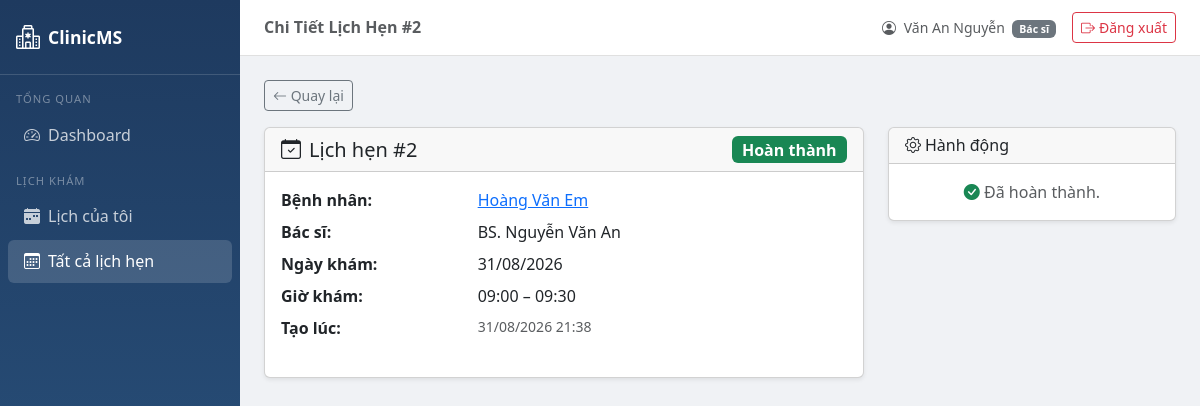
Page /appointments/2/ (signed in) on the committed database.
### appointments/models.py (models this page shows, shortened)
class Appointment(models.Model):
    STATUS_CHOICES = [
        ('pending', 'Chờ xác nhận'),
        ('confirmed', 'Đã xác nhận'),
        ('checked_in', 'Đã check-in'),
        ('done', 'Hoàn thành'),
        ('cancelled', 'Đã hủy'),
    ]
    patient = models.ForeignKey(Patient, on_delete=models.CASCADE, verbose_name='Bệnh nhân')
    doctor = models.ForeignKey(Doctor, on_delete=models.CASCADE, verbose_name='Bác sĩ')
    date = models.DateField(verbose_name='Ngày khám')
    start_time = models.TimeField(verbose_name='Giờ bắt đầu')
    end_time = models.TimeField(verbose_name='Giờ kết thúc')
    status = models.CharField(max_length=15, choices=STATUS_CHOICES, default='pending',
                              verbose_name='Trạng thái')
    note = models.TextField(blank=True, verbose_name='Ghi chú')
    created_at = models.DateTimeField(auto_now_add=True, verbose_name='Ngày tạo')
    class Meta:
        verbose_name = 'Lịch hẹn'
        verbose_name_plural = 'Lịch hẹn'
        ordering = ['-date', '-start_time']
    def get_status_badge_class(self):
        return {
            'pending': 'warning',
            'confirmed': 'primary',
            'checked_in': 'info',
            'done': 'success',
            'cancelled': 'danger',
        }.get(self.status, 'secondary')

### accounts/models.py (models this page shows, shortened)
class UserProfile(models.Model):
    ROLE_CHOICES = [
        ('admin', 'Quản trị viên'),
        ('doctor', 'Bác sĩ'),
        ('staff', 'Nhân viên'),
    ]
    user = models.OneToOneField(User, on_delete=models.CASCADE, related_name='profile')
    role = models.CharField(max_length=10, choices=ROLE_CHOICES, default='staff', verbose_name='Vai trò')
    phone = models.CharField(max_length=15, blank=True, verbose_name='Số điện thoại')
    class Meta:
        verbose_name = 'Hồ sơ người dùng'
        verbose_name_plural = 'Hồ sơ người dùng'

### patients/models.py (models this page shows, shortened)
class Patient(models.Model):
    GENDER_CHOICES = [
        ('M', 'Nam'),
        ('F', 'Nữ'),
        ('O', 'Khác'),
    ]
    full_name = models.CharField(max_length=100, verbose_name='Họ và tên')
    date_of_birth = models.DateField(verbose_name='Ngày sinh')
    gender = models.CharField(max_length=1, choices=GENDER_CHOICES, verbose_name='Giới tính')
    phone = models.CharField(max_length=15, verbose_name='Số điện thoại')
    address = models.TextField(blank=True, verbose_name='Địa chỉ')
    created_at = models.DateTimeField(auto_now_add=True, verbose_name='Ngày tạo')
    class Meta:
        verbose_name = 'Bệnh nhân'
        verbose_name_plural = 'Bệnh nhân'
        ordering = ['-created_at']

### doctors/models.py (models this page shows, shortened)
class Doctor(models.Model):
    user = models.OneToOneField(User, on_delete=models.SET_NULL, null=True, blank=True,
                                related_name='doctor', verbose_name='Tài khoản')
    full_name = models.CharField(max_length=100, verbose_name='Họ và tên')
    specialty = models.CharField(max_length=100, verbose_name='Chuyên khoa')
    phone = models.CharField(max_length=15, blank=True, verbose_name='Số điện thoại')
    is_active = models.BooleanField(default=True, verbose_name='Đang hoạt động')
    class Meta:
        verbose_name = 'Bác sĩ'
        verbose_name_plural = 'Bác sĩ'
        ordering = ['full_name']

### appointments/views.py (the view)
# urls.py: path('<int:pk>/', views.appointment_detail, name='detail'),
@login_required
def appointment_detail(request, pk):
    appointment = get_object_or_404(
        Appointment.objects.select_related('patient', 'doctor'), pk=pk
    )
    return render(request, 'appointments/appointment_detail.html', {'appointment': appointment})

### accounts/context_processors.py (called while the page is built)
def user_role(request):
    ctx = {
        'is_admin': False,
        'is_staff_role': False,
        'is_doctor': False,
        'is_admin_or_staff': False,
    }
    if request.user.is_authenticated:
        if request.user.is_superuser:
            ctx['is_admin'] = True
            ctx['is_admin_or_staff'] = True
        elif hasattr(request.user, 'profile'):
            role = request.user.profile.role
            ctx['is_admin']         = (role == 'admin')
            ctx['is_staff_role']    = (role == 'staff')
            ctx['is_doctor']        = (role == 'doctor')
            ctx['is_admin_or_staff'] = (role in ['admin', 'staff'])
    return ctx

### templates/appointments/appointment_detail.html (shortened to what this page needs)
{% extends 'base.html' %}
{% block page_title %}Chi Tiết Lịch Hẹn #{{ appointment.pk }}{% endblock %}
{% block content %}
<div class="mb-3"><a href="{% url 'appointments:list' %}" class="btn btn-outline-secondary btn-sm"><i class="bi bi-arrow-left"></i> Quay lại</a></div>
<div class="row">
    <div class="col-md-8">
        <div class="card shadow-sm mb-4">
            <div class="card-header d-flex justify-content-between align-items-center">
                <h5 class="mb-0"><i class="bi bi-calendar-check me-2"></i>Lịch hẹn #{{ appointment.pk }}</h5>
                <span class="badge bg-{{ appointment.get_status_badge_class }} fs-6">{{ appointment.get_status_display }}</span>
            </div>
            <div class="card-body">
                <dl class="row">
                    <dt class="col-sm-4">Bệnh nhân:</dt>
                    <dd class="col-sm-8"><a href="{% url 'patients:detail' appointment.patient.pk %}">{{ appointment.patient.full_name }}</a></dd>
                    <dt class="col-sm-4">Bác sĩ:</dt><dd class="col-sm-8">BS. {{ appointment.doctor.full_name }}</dd>
                    <dt class="col-sm-4">Ngày khám:</dt><dd class="col-sm-8">{{ appointment.date|date:"d/m/Y" }}</dd>
                    <dt class="col-sm-4">Giờ khám:</dt><dd class="col-sm-8">{{ appointment.start_time|time:"H:i" }} – {{ appointment.end_time|time:"H:i" }}</dd>
                    <dt class="col-sm-4">Tạo lúc:</dt><dd class="col-sm-8 text-muted small">{{ appointment.created_at|date:"d/m/Y H:i" }}</dd>
                </dl>
            </div>
        </div>
    </div>
    <div class="col-md-4">
        <div class="card shadow-sm">
            <div class="card-header"><h6 class="mb-0"><i class="bi bi-gear me-1"></i>Hành động</h6></div>
            <div class="card-body d-grid gap-2">
                {% if appointment.status == 'pending' %}
                <form method="post" action="{% url 'appointments:confirm' appointment.pk %}">{% csrf_token %}
                    <button type="submit" class="btn btn-primary w-100" onclick="return confirm('Xác nhận lịch hẹn này?')"><i class="bi bi-check-circle me-1"></i>Xác nhận lịch</button>
                </form>
                <form method="post" action="{% url 'appointments:cancel' appointment.pk %}">{% csrf_token %}
                    <button type="submit" class="btn btn-outline-danger w-100" onclick="return confirm('Hủy lịch hẹn?')"><i class="bi bi-x-circle me-1"></i>Hủy lịch</button>
                </form>
                {% elif appointment.status == 'checked_in' %}
                <form method="post" action="{% url 'appointments:done' appointment.pk %}">{% csrf_token %}
                    <button type="submit" class="btn btn-success w-100" onclick="return confirm('Đánh dấu hoàn thành?')"><i class="bi bi-check2-all me-1"></i>Hoàn thành</button>
                </form>
                {% elif appointment.status == 'done' %}
                <p class="text-center text-muted mb-0"><i class="bi bi-check-circle-fill text-success"></i> Đã hoàn thành.</p>
                {% elif appointment.status == 'cancelled' %}
                <p class="text-center text-muted mb-0"><i class="bi bi-x-circle-fill text-danger"></i> Đã hủy.</p>
                {% endif %}
            </div>
        </div>
    </div>
</div>
{% endblock %}

### templates/base.html (shortened to what this page needs)
<!DOCTYPE html>
<html lang="vi">
<head>
    <link href="https://cdn.jsdelivr.net/npm/bootstrap@5.3.0/dist/css/bootstrap.min.css" rel="stylesheet">
    <link href="https://cdn.jsdelivr.net/npm/bootstrap-icons@1.10.5/font/bootstrap-icons.css" rel="stylesheet">
</head>
<body>
<nav class="sidebar">
    <a class="sidebar-brand" href="{% url 'dashboard:index' %}">
        <i class="bi bi-hospital fs-4"></i> ClinicMS
    </a>
    <div class="mt-2">
        <div class="nav-section">Tổng quan</div>
        <a href="{% url 'dashboard:index' %}" class="nav-link {% if request.resolver_match.app_name == 'dashboard' %}active{% endif %}">
            <i class="bi bi-speedometer2 me-2"></i>Dashboard
        </a>
        {% if is_doctor %}
        <div class="nav-section mt-2">Lịch khám</div>
        <a href="{% url 'appointments:my_schedule' %}" class="nav-link {% if request.resolver_match.url_name == 'my_schedule' %}active{% endif %}">
            <i class="bi bi-calendar-week-fill me-2"></i>Lịch của tôi
        </a>
        <a href="{% url 'appointments:list' %}" class="nav-link {% if request.resolver_match.app_name == 'appointments' and request.resolver_match.url_name != 'my_schedule' %}active{% endif %}">
            <i class="bi bi-calendar3 me-2"></i>Tất cả lịch hẹn
        </a>
        {% endif %}
    </div>
</nav>
<div class="main-content">
    <div class="topbar">
        <h6 class="mb-0 fw-semibold text-muted">{% block page_title %}{% endblock %}</h6>
        <div class="d-flex align-items-center gap-3">
            {% if request.user.is_authenticated %}
            <span class="text-muted small">
                <i class="bi bi-person-circle me-1"></i>
                {{ request.user.get_full_name|default:request.user.username }}
                {% if request.user.profile %}
                <span class="badge bg-secondary ms-1">{{ request.user.profile.get_role_display }}</span>
                {% endif %}
            </span>
            <form method="post" action="{% url 'accounts:logout' %}" class="mb-0">
                <button type="submit" class="btn btn-outline-danger btn-sm">
                    <i class="bi bi-box-arrow-right me-1"></i>Đăng xuất
                </button>
            </form>
            {% endif %}
        </div>
    </div>
    <div class="content-area">
        {% block content %}{% endblock %}
    </div>
</div>
</body>
</html>

### templates/base.html (style rules this page uses)
body { background-color: #f0f2f5; }
.sidebar { width: 240px; min-height: 100vh; background: linear-gradient(180deg, #1e3a5f 0%, #2d5986 100%); position: fixed; top: 0; left: 0; z-index: 100; }
.sidebar-brand { padding: 1.2rem 1rem; border-bottom: 1px solid rgba(255,255,255,.15); color: white; font-weight: bold; font-size: 1.1rem; text-decoration: none; display: flex; align-items: center; gap: 8px; }
.sidebar .nav-link { color: rgba(255,255,255,.75); padding: .6rem 1rem; border-radius: 6px; margin: 2px 8px; transition: all .2s; }
.sidebar .nav-link:hover, .sidebar .nav-link.active { background: rgba(255,255,255,.15); color: white; }
.sidebar .nav-section { font-size: .7rem; text-transform: uppercase; letter-spacing: 1px; color: rgba(255,255,255,.4); padding: .5rem 1rem .2rem; }
.main-content { margin-left: 240px; min-height: 100vh; }
.topbar { background: white; border-bottom: 1px solid #e0e0e0; padding: .75rem 1.5rem; display: flex; justify-content: space-between; align-items: center; }
.content-area { padding: 1.5rem; }

### rows in the picture
Appointment: pk "2", status "Hoàn thành", patient.full_name "Hoàng Văn Em", doctor.full_name "Nguyễn Văn An", date "31/08/2026", start_time "09:00", end_time "09:30", created_at "31/08/2026 21:38"

### other values in the picture
{{ request.user.get_full_name|default:request.user.username }} "Văn An Nguyễn"
{{ request.user.profile.get_role_display }} "Bác sĩ"
